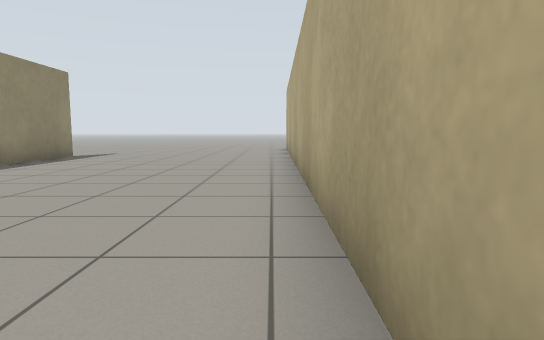
view 1 (above)

14 first-person views from a walk through a robot-simulator world made for Gazebo. The camera is 0.72 m above the floor, tilts 6° down and sees 75° across. The lines on the ground mark 1 m squares. The floor is counted in squares, 1 m on a side. Each view is taken from the middle of a square. On the plan, view 1 faces up. The plan holds only what a view shows up to about 11 squares ahead; the rest is blank. The place goes on beyond the plan.

view 2
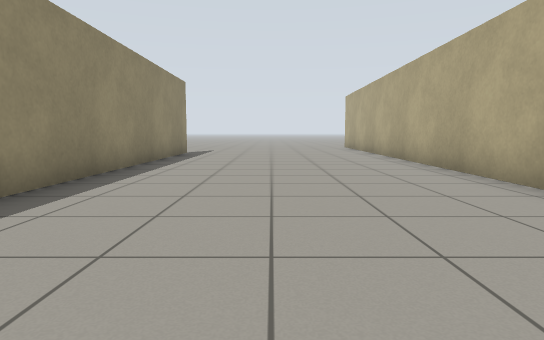

view 3
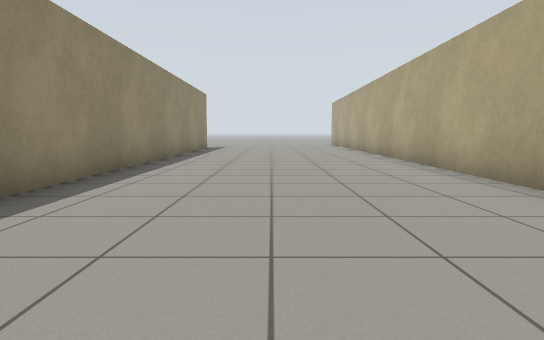

view 4
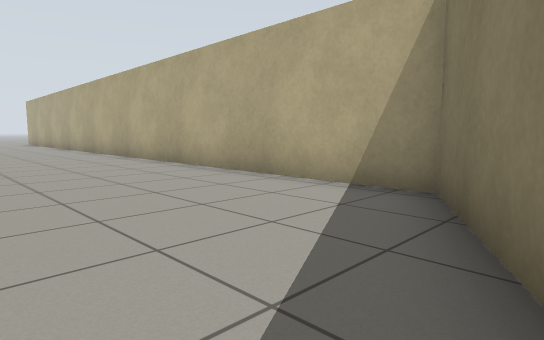

view 5
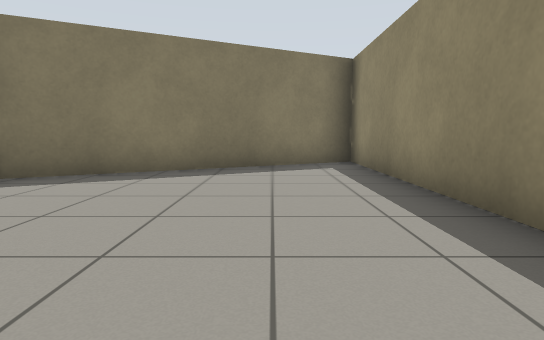

view 6
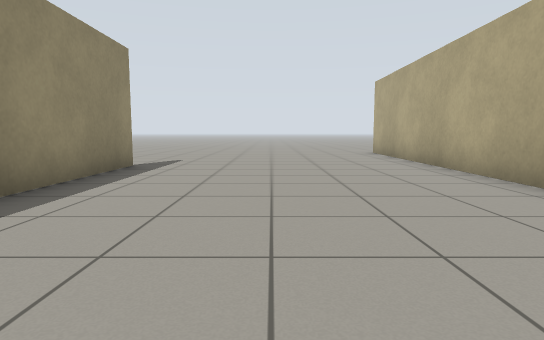

view 7
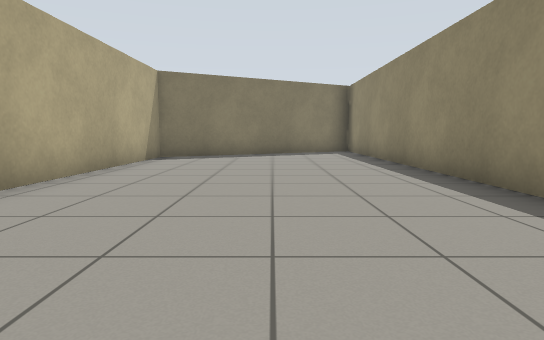

view 8
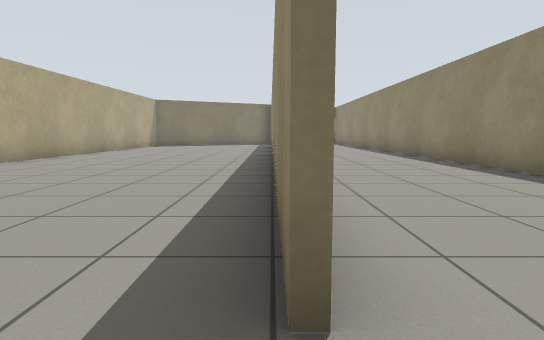

view 9
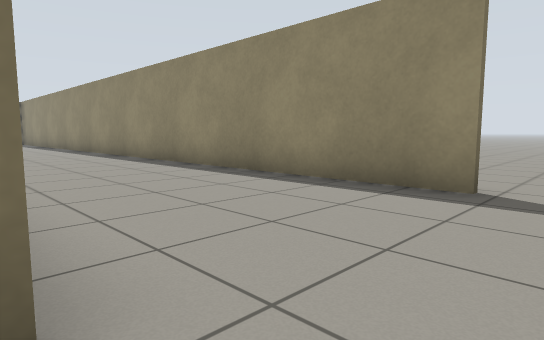

view 10
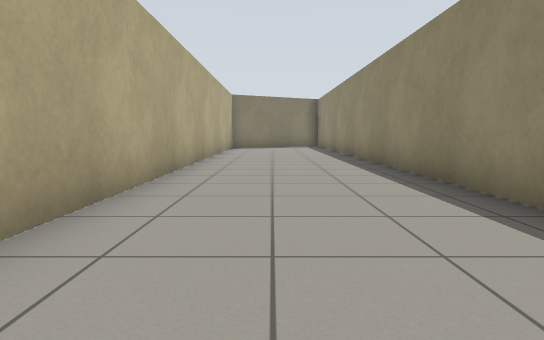

view 11
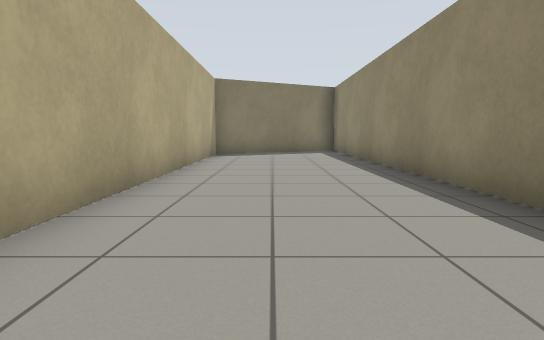

view 12
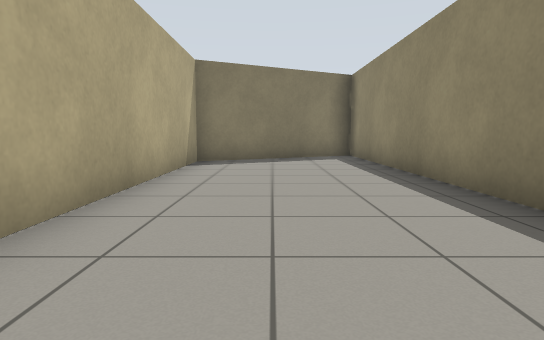

view 13
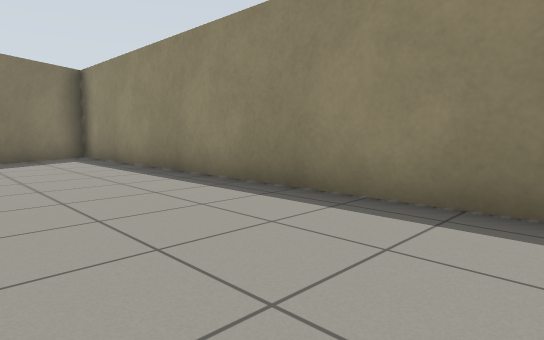

view 14
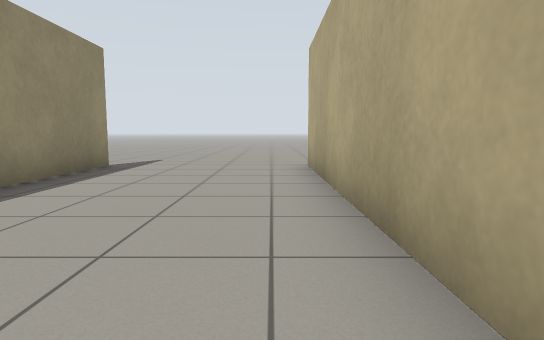

### Floor plan
Points are (right, up) in squares from view 1. A wall is a line through its corners. A room is listed if a view was taken in it or the views show most of it. See-through windows are left out.
Room 1 (views 1, 2, 3, 4, 5, 6, 7, 8, 9)
walls: (-6.1, 10.8) (-6, -10.8); (-5.5, -10.5) (0.3, -7.4) (0.6, 12.6)
ways out: opening at (-6, 11.5) to room 2
Room 2 (views 10, 11, 12, 13, 14)
walls: (-10.6, 10.9) (-10.5, -13.2) (-5.5, -10.5); (-6.1, -11) (-6.2, 10.8)
ways out: opening at (-6, 11.5) to room 1; opening at (-11, 11.5)

Positions as (right, up) in squares from view 1, and headings:
1: (0, 0), facing up
2: (-3, -2), facing up
3: (-3, -6), facing up
4: (-4, -9), facing up-right
5: (-4, -2), facing down
6: (-3, 3), facing up
7: (-3, 3), facing down
8: (-6, 12), facing down
9: (-6, 12), facing down-left
10: (-8, 6), facing down
11: (-8, 1), facing down
12: (-8, -2), facing down
13: (-7, -2), facing down-left
14: (-7, 3), facing up
